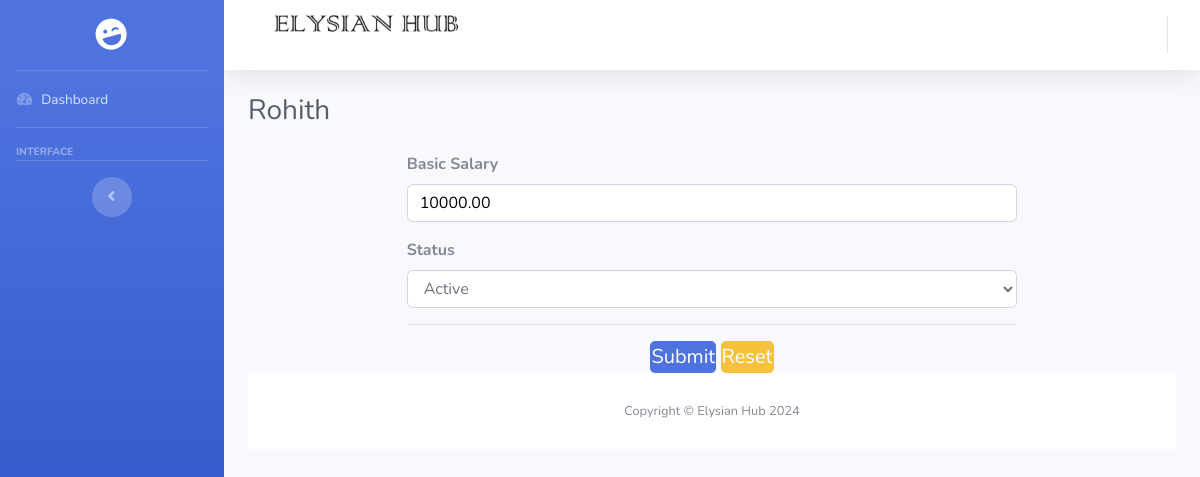
The app's page /admin/employee.php?editid=30 with its own data.
### tables this page shows
CREATE TABLE `employee` (
  `employeeid` int(11) NOT NULL,
  `empname` varchar(100) NOT NULL,
  `emptype` varchar(20) NOT NULL,
  `emailid` varchar(200) NOT NULL,
  `address` varchar(100) NOT NULL,
  `pincode` varchar(10) NOT NULL,
  `city` varchar(25) NOT NULL,
  `state` varchar(25) NOT NULL,
  `adharno` varchar(20) NOT NULL,
  `contactno` varchar(20) NOT NULL,
  `loginid` varchar(50) NOT NULL,
  `password` varchar(100) NOT NULL,
  `status` varchar(10) NOT NULL,
  `joindate` date NOT NULL,
  `basicsalary` float(10,2) NOT NULL
);

### admin/employee.php (the view, shortened to what this page needs)
<?php
include('includes/header.php');
include('includes/navbar.php');
if(isset($_GET[editid]))
        {
          $sqledit = "SELECT * FROM employee WHERE employeeid='$_GET[editid]'";
          $qsqledit = mysqli_query($con,$sqledit);
          $rsedit = mysqli_fetch_array($qsqledit);
        }
?>
<div class="container-fluid">
<div class="d-sm-flex align-items-center justify-content-between mb-4">
<h1 class="h3 mb-0 text-gray-800">
<?php
if(isset($_GET[editid]))
{echo $rsedit[empname];}else {echo "Employee Registration";}
?>
</h1>
</div>
<div class="row">
      <div class="col-md-8" style="margin: auto;">
<form action="" method="post" name="frmform" onsubmit="return <?php if(isset($_GET[editid])){echo"validateform2";}else{echo"validateform";}?>()" >
    <fieldset>
<?php if($rsedit[emptype]!='Admin') { ?>
<div class="form-group" id="basicsalarycontrol">
            <label class="control-label">Basic Salary <span class="errmsg" id="idbasicsalary"></span></label>
            <div class="controls">
                <input type="number" name="basicsalary" id="customidbs" placeholder="Enter Basic Salary" class="form-control" value="<?php echo $rsedit[basicsalary]; ?>" >
            </div>
        </div>
    <?php } ?>
        <div class="form-group">
            <label class="control-label">Status <span class="errmsg" id="idstatus"></span></label>
            <div class="controls" class="form-control">
                <select  class="form-control" name="status">
                <?php
                $arr = array("Active","Inactive");
                foreach($arr as $val)
                {
                    if($val == $rsedit[status])
                    {
                    echo "<option value='$val' selected>$val</option>";
                    }
                    else
                    {
                    echo "<option value='$val'>$val</option>";
                    }
                }
                ?>
                </select>
            </div>
        </div>
        <hr>
                                <div class="col-md-12">
                                    <div class="submit-button text-center">
                                    <input class="btn btn-primary btn-icon-split btn-lg" name="submit" type="submit" value="Submit">
                                    <input class="btn btn-warning btn-icon-split btn-lg" name="reset" type="reset" value="Reset">   </div>
                                </div>
    </fieldset>
</form>
      </div>
</div>
<?php
include('includes/footer.php');
?>

### admin/employee.php (style rules this page uses)
.form-group label { font-weight: bold; }
.form-group input { color: black; }

### records on screen
employee: empname "Rohith", basicsalary "10000.00", status "Active"
